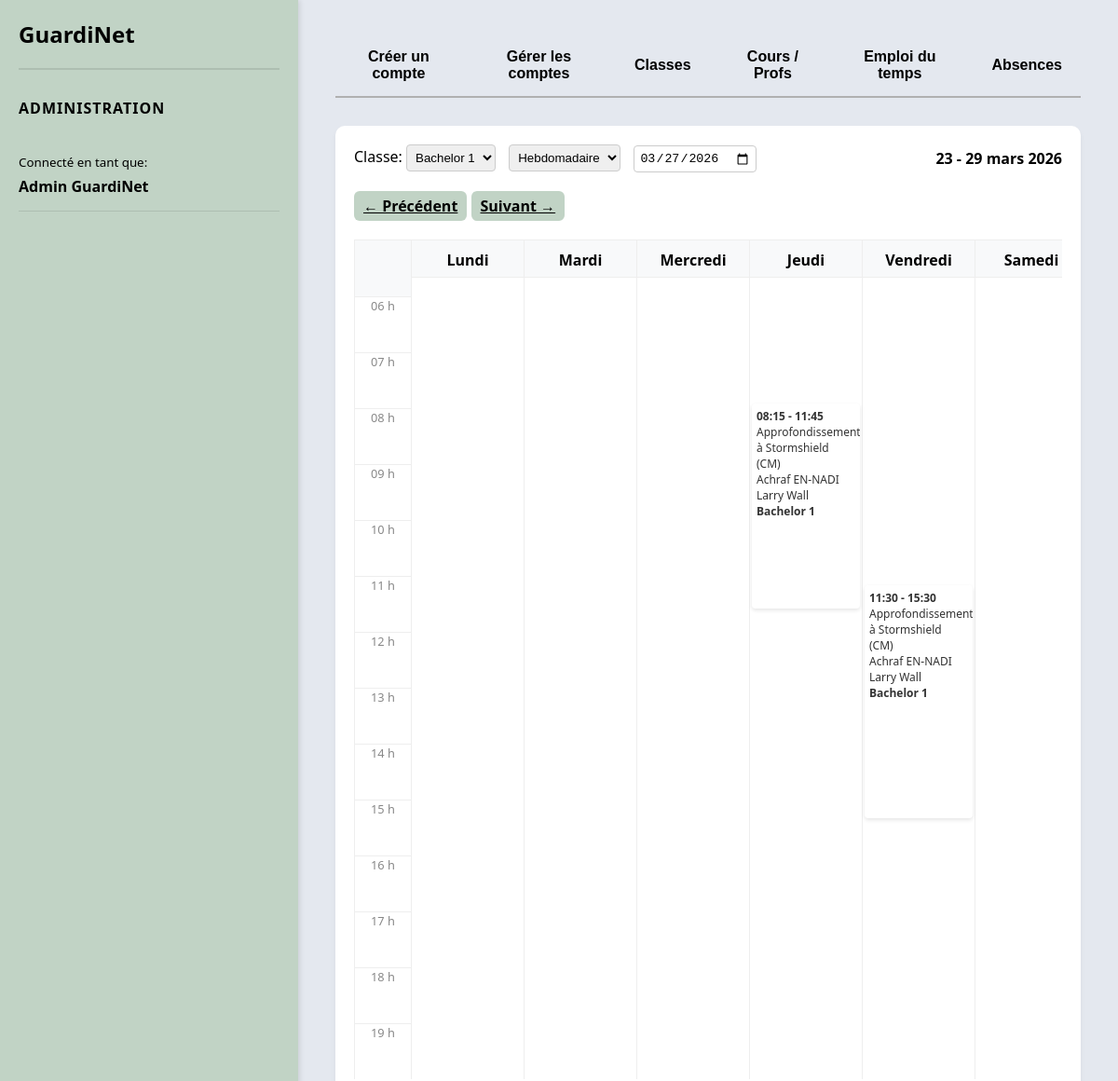
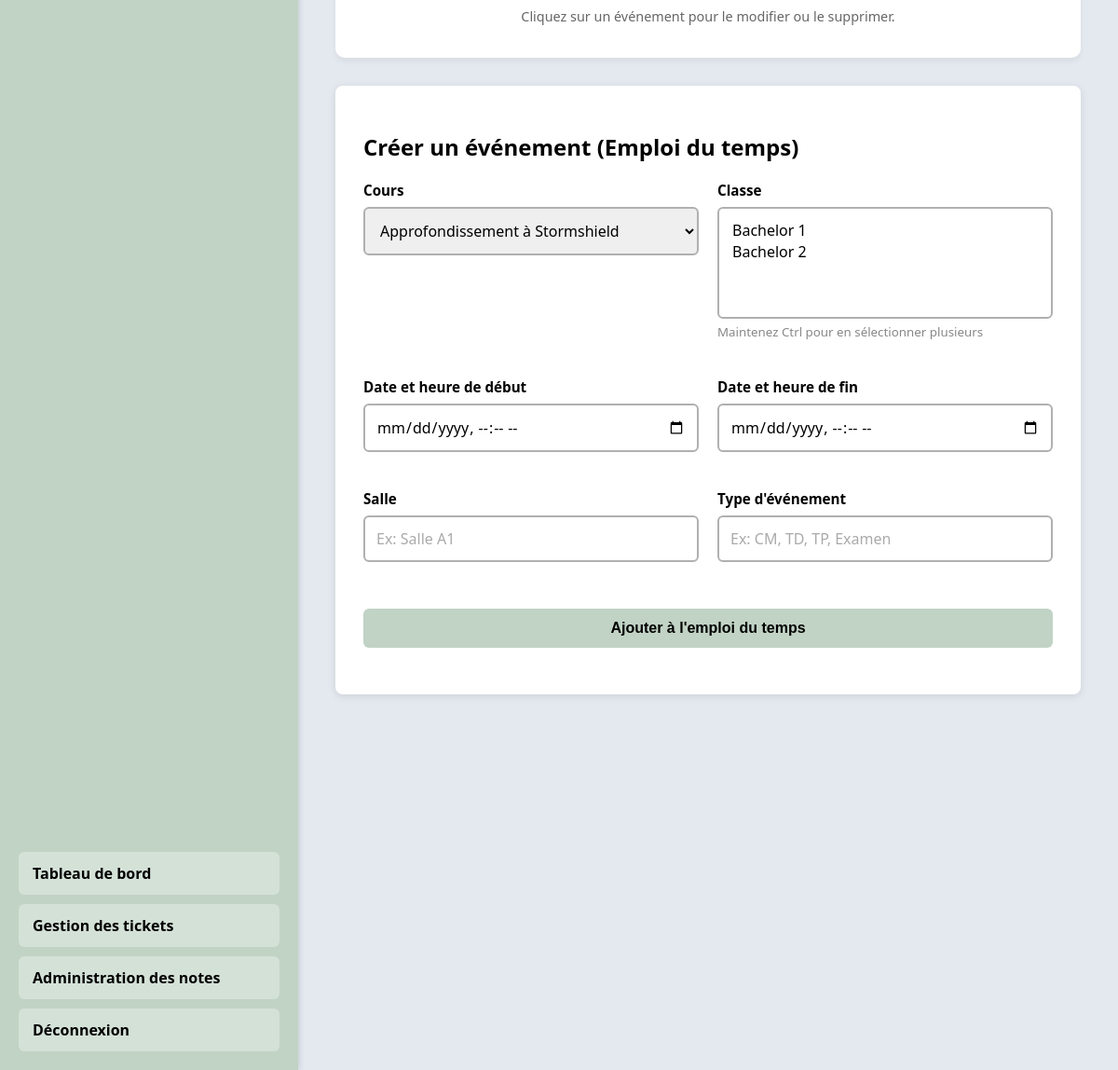
The page /admin?tab=edt&view=hebdo&date=2026-03-27&class_id=1 (signed in) on the database its author committed (2 pictures, top to bottom).
### app/models.py (models this page shows, shortened)
class User(UserMixin, db.Model):
    __tablename__ = 'users'
    id = db.Column(db.Integer, primary_key=True)
    user_id = db.Column(db.String(12), unique=True, nullable=False, index=True)  # Random 10-12 char ID
    firstname = db.Column(db.String(100), nullable=False)
    lastname = db.Column(db.String(100), nullable=False)
    email = db.Column(db.String(120), unique=True, nullable=False, index=True)
    password_hash = db.Column(db.String(255), nullable=False)
    role = db.Column(db.String(20), nullable=False, default='student')  # student, teacher, admin
    class_id = db.Column(db.Integer, db.ForeignKey('classes.id'), nullable=True)  # For students
    is_active = db.Column(db.Boolean, default=True)
    is_password_temporary = db.Column(db.Boolean, default=False)  # Temporary password flag
    profile_pic = db.Column(db.String(255), nullable=True, default='default.jpg')
    created_at = db.Column(db.DateTime, default=datetime.utcnow)
    updated_at = db.Column(db.DateTime, default=datetime.utcnow, onupdate=datetime.utcnow)
    last_announcements_read_at = db.Column(db.DateTime, nullable=True)
    def get_full_name(self):
        return f"{self.firstname} {self.lastname}"

class ScheduleEvent(db.Model):
    __tablename__ = 'schedules'
    id = db.Column(db.Integer, primary_key=True)
    course_id = db.Column(db.Integer, db.ForeignKey('courses.id'), nullable=False)
    class_id = db.Column(db.Integer, db.ForeignKey('classes.id'), nullable=False)
    start_time = db.Column(db.DateTime, nullable=False)
    end_time = db.Column(db.DateTime, nullable=False)
    room = db.Column(db.String(50))
    event_type = db.Column(db.String(50))  # e.g. "CM", "TD", "Exam"

class ClassGroup(db.Model):
    __tablename__ = 'classes'
    id = db.Column(db.Integer, primary_key=True)
    name = db.Column(db.String(50), nullable=False, unique=True)
    students = db.relationship('User', backref='class_group', lazy=True)
    schedules = db.relationship('ScheduleEvent', backref='class_group', lazy=True)

### app/routes/main.py (the view, shortened to what this page needs)
@main_bp.route('/admin', methods=['GET', 'POST'])
@login_required
@admin_required
def admin_panel():
    active_tab = request.args.get('tab', 'create')
    classes = ClassGroup.query.all()
    students = User.query.filter_by(role='student').all()
    teachers = User.query.filter_by(role='teacher').all()
    courses = Course.query.all()
    view = request.args.get('view', 'hebdo')
    date_str = request.args.get('date')
    selected_class_id = request.args.get('class_id', type=int)
    if date_str:
        try:
            ref_date = datetime.strptime(date_str, '%Y-%m-%d').date()
        except ValueError:
            ref_date = date.today()
    else:
        ref_date = date.today()
        if ref_date.weekday() == 6:
            ref_date += timedelta(days=1)
    if view == 'jour':
        start_date = ref_date
        end_date = ref_date
        prev_date = ref_date - timedelta(days=1)
        next_date = ref_date + timedelta(days=1)
        date_label = f"{JOURS[ref_date.weekday()]} {ref_date.day} {MOIS[ref_date.month]} {ref_date.year}"
        days_to_show = [ref_date]
    else:
        start_date = ref_date - timedelta(days=ref_date.weekday())
        end_date = start_date + timedelta(days=6)
        prev_date = ref_date - timedelta(days=7)
        next_date = ref_date + timedelta(days=7)
        if start_date.month == end_date.month:
            date_label = f"{start_date.day} - {end_date.day} {MOIS[start_date.month]} {start_date.year}"
        else:
            date_label = f"{start_date.day} {MOIS[start_date.month]} - {end_date.day} {MOIS[end_date.month]} {start_date.year}"
        days_to_show = [start_date + timedelta(days=i) for i in range(7)]
    start_dt = datetime.combine(start_date, datetime.min.time())
    end_dt = datetime.combine(end_date, datetime.max.time())
    schedules = []
    if not selected_class_id and classes:
        selected_class_id = classes[0].id
    if selected_class_id:
        schedules = ScheduleEvent.query.filter(
            ScheduleEvent.class_id == selected_class_id,
            ScheduleEvent.start_time >= start_dt,
            ScheduleEvent.start_time <= end_dt
        ).all()
    schedule_days_dict = {d: [] for d in days_to_show}
    for event in schedules:
        e_date = event.start_time.date()
        if e_date in schedule_days_dict:
            start_hour, start_min = event.start_time.hour, event.start_time.minute
            end_hour, end_min = event.end_time.hour, event.end_time.minute
            duration_mins = (end_hour * 60 + end_min) - (start_hour * 60 + start_min)
            top_px = (start_hour - 6) * 60 + start_min
            time_str = f"{event.start_time.strftime('%H:%M')} - {event.end_time.strftime('%H:%M')}"
            colors = ["event-blue", "event-green", "event-red", "event-yellow", "event-purple", "event-orange"]
            color_idx = event.course_id % len(colors) if event.course_id else 0
            color_class = colors[color_idx]
            if current_user.role == 'teacher':
                teacher_name = event.class_group.name if event.class_group else "Classe"
            else:
                teacher_name = "Inconnu"
                if event.course and event.course.prof:
                    teacher_name = f"{event.course.prof.firstname} {event.course.prof.lastname}"
            title = event.course.name if event.course else "Cours"
            if event.event_type:
                title += f" ({event.event_type})"
            schedule_days_dict[e_date].append({
                'id': event.id,
                'course_id': event.course_id,
                'class_id': event.class_id,
                'class_name': event.class_group.name if event.class_group else "Sans classe",
                'time_str': time_str,
                'title': title,
                'teacher': teacher_name,
                'location': event.room or "Non défini",
                'top_px': top_px,
                'height_px': duration_mins,
                'color_class': color_class,
                'start_time': event.start_time.strftime('%Y-%m-%dT%H:%M'),
                'end_time': event.end_time.strftime('%Y-%m-%dT%H:%M'),
                'event_type': event.event_type or '',
                'room': event.room or ''
            })
    ordered_schedule_days = []
    for d in days_to_show:
        if view == 'jour':
            day_name_str = f"{JOURS[d.weekday()]} {d.day:02d}/{d.month:02d}"
        else:
            day_name_str = JOURS[d.weekday()]
        d_events = schedule_days_dict[d]
        ordered_schedule_days.append({
            'name': day_name_str,
            'events': d_events
        })
    all_users = User.query.all()
    all_absences = Absence.query.all()
    return render_template('admin.html', users=all_users, active_tab=active_tab, classes=classes, students=students, teachers=teachers, courses=courses, absences=all_absences,
                           schedule_days=ordered_schedule_days, view=view, date_label=date_label,
                           current_date=ref_date.strftime('%Y-%m-%d'), prev_date=prev_date.strftime('%Y-%m-%d'),
                           next_date=next_date.strftime('%Y-%m-%d'), selected_class_id=selected_class_id)

### app/templates/admin.html (shortened to what this page needs)
<!DOCTYPE html>
<html lang="fr">
<head>
    <link rel="stylesheet" href="{{ url_for('static', filename='css/auth.css') }}">
    <link rel="stylesheet" href="{{ url_for('static', filename='css/admin.css') }}">
</head>
<body>
    <div class="admin-container">
        <aside class="admin-sidebar">
            <div class="admin-logo">
                <span> GuardiNet</span>
            </div>
            <div style="flex-grow: 1;">
                <h2>Administration</h2>
                <div style="padding: 15px 0; border-bottom: 1px solid rgba(0,0,0,0.1);">
                    <small style="color: var(--text-color);">Connecté en tant que:</small>
                    <p style="margin: 5px 0 0 0; font-weight: 600;">{{ current_user.get_full_name() }}</p>
                </div>
            </div>
            <nav class="admin-nav">
                <a href="/dashboard" class="admin-nav-item">
                    Tableau de bord
                </a>
                <a href="/admin/tickets" class="admin-nav-item">
                    Gestion des tickets
                </a>                <a href="/admin/notes" class="admin-nav-item">
                    Administration des notes
                </a>                <a href="/logout" class="admin-nav-item">
                    Déconnexion
                </a>
            </nav>
        </aside>
        <main class="admin-main">
            <div class="admin-tabs">
                <button class="admin-tab-btn {% if active_tab == 'create' %}active{% endif %}" onclick="openTab(event, 'create-tab')">
                    Créer un compte
                </button>
                <button class="admin-tab-btn {% if active_tab == 'users' %}active{% endif %}" onclick="openTab(event, 'users-tab')">
                    Gérer les comptes
                </button>
                <button class="admin-tab-btn" onclick="openTab(event, 'classes-tab')">Classes</button>
                <button class="admin-tab-btn" onclick="openTab(event, 'courses-tab')">Cours / Profs</button>
                <button class="admin-tab-btn" onclick="openTab(event, 'edt-tab')">Emploi du temps</button>
                <button class="admin-tab-btn {% if active_tab == 'absences' %}active{% endif %}" onclick="openTab(event, 'absences-tab')">Absences</button>
            </div>
            <div id="edt-tab" class="admin-tab-content {% if active_tab == 'edt' %}active{% endif %}">
                <div class="admin-cal-container">
                    <div class="admin-cal-toolbar">
                        <div>
                            <form method="GET" action="/admin" style="display:inline-block;">
                                <label for="view_class_id">Classe:</label>
                                <select name="class_id" id="view_class_id" onchange="this.form.submit()" style="padding:5px; border-radius:4px; border:1px solid #ccc;">
                                    {% for c in classes %}
                                    <option value="{{ c.id }}" {% if c.id == selected_class_id %}selected{% endif %}>{{ c.name }}</option>
                                    {% endfor %}
                                </select>
                                <select name="view" onchange="this.form.submit()" style="padding:5px; border-radius:4px; border:1px solid #ccc; margin-left: 10px;">
                                    <option value="hebdo" {% if view == 'hebdo' %}selected{% endif %}>Hebdomadaire</option>
                                </select>
                                <input type="date" name="date" value="{{ current_date }}" onchange="this.form.submit()" style="padding:5px; border-radius:4px; border:1px solid #ccc; margin-left: 10px;">
                            </form>
                        </div>
                        <div style="font-weight: bold;">{{ date_label }}</div>
                        <div>
                            <a href="/admin?tab=edt&view={{ view }}&date={{ prev_date }}&class_id={{ selected_class_id }}" class="btn-submit" style="padding: 5px 10px; width: auto; display: inline-block;">&larr; Précédent</a>
                            <a href="/admin?tab=edt&view={{ view }}&date={{ next_date }}&class_id={{ selected_class_id }}" class="btn-submit" style="padding: 5px 10px; width: auto; display: inline-block;">Suivant &rarr;</a>
                        </div>
                    </div>
                    <div class="admin-cal-grid">
                        <div class="admin-cal-time-col">
                            <div class="admin-cal-day-header" style="height: 40px;"></div>
                            {% for h in range(6, 22) %}
                            <div class="admin-time-slot">{{ "%02d h"|format(h) }}</div>
                            {% endfor %}
                        </div>
                        {% for day in schedule_days %}
                        <div class="admin-cal-day-col">
                            <div class="admin-cal-day-header" style="height: 40px; box-sizing: border-box;">{{ day.name }}</div>
                            <div style="position: relative; height: 900px;">
                                {% for event in day.events %}
                                <div class="admin-cal-event {{ event.color_class }}"
                                     style="top: {{ event.top_px }}px; height: {{ event.height_px }}px;"
                                     onclick='editSchedule({{ event.id }}, "{{ event.course_id }}", "{{ event.class_id }}", "{{ event.start_time }}", "{{ event.end_time }}", {{ event.room|tojson|safe }}, {{ event.event_type|tojson|safe }})'>
                                    <strong>{{ event.time_str }}</strong><br>
                                    {{ event.title }}<br>
                                    {{ event.teacher }}<br>
                                    {{ event.location }}<br>
                                    <b>{{ event.class_name }}</b>
                                </div>
                                {% endfor %}
                            </div>
                        </div>
                        {% endfor %}
                    </div>
                    <p style="text-align: center; margin-top: 10px; color: #666; font-size: 0.9em;">Cliquez sur un événement pour le modifier ou le supprimer.</p>
                </div>
                <div class="admin-card">
                    <h2>Créer un événement (Emploi du temps)</h2>
                    <form method="POST" action="/admin/infrastructure">
                        <div class="form-row">
                            <div class="form-group">
                                <label for="sched_course_id">Cours</label>
                                <select id="sched_course_id" name="course_id" required>
                                    {% for course in courses %}
                                    <option value="{{ course.id }}">{{ course.name }}</option>
                                    {% endfor %}
                                </select>
                            </div>
                            <div class="form-group">
                                <label for="sched_class_id">Classe</label>
                                <select id="sched_class_id" name="class_id" required multiple size="4">
                                    {% for c in classes %}
                                    <option value="{{ c.id }}">{{ c.name }}</option>
                                    {% endfor %}
                                </select>
                                <small style="display:block;margin-top:5px;color:#888;">Maintenez Ctrl pour en sélectionner plusieurs</small>
                            </div>
                        </div>
                        <div class="form-row">
                            <div class="form-group">
                                <label for="start_time">Date et heure de début</label>
                                <input type="datetime-local" id="start_time" name="start_time" required>
                            </div>
                            <div class="form-group">
                                <label for="end_time">Date et heure de fin</label>
                                <input type="datetime-local" id="end_time" name="end_time" required>
                            </div>
                        </div>
                        <div class="form-row">
                            <div class="form-group">
                                <label for="room">Salle</label>
                                <input type="text" id="room" name="room" placeholder="Ex: Salle A1" required>
                            </div>
                            <div class="form-group">
                                <label for="event_type">Type d'événement</label>
                                <input type="text" id="event_type" name="event_type" placeholder="Ex: CM, TD, TP, Examen" required>
                            </div>
                        </div>
                        <div class="form-row full">
                            <button type="submit" class="btn-submit">Ajouter à l'emploi du temps</button>
                        </div>
                    </form>
                </div>
            </div>
        </main>
    </div>
</body>
</html>

### rows shown on the page
User: get_full_name "Admin GuardiNet"
ScheduleEvent: location "Larry Wall"
ClassGroup: class_name "Bachelor 1" "Bachelor 1", {{ c.id }} 1 (drawn)
ScheduleEvent: location "Larry Wall"

### other values the page prints
{{ date_label }} "23 - 29 mars 2026"
{{ "%02d h"|format(h) }} "06 h" "07 h" "08 h" "09 h" "10 h" "11 h" "12 h" "13 h" "14 h" "15 h" "16 h" "17 h" "18 h" "19 h"
{{ day.name }} "Lundi" "Mardi" "Mercredi" "Jeudi" "Vendredi" "Samedi"
{{ event.time_str }} "08:15 - 11:45" "11:30 - 15:30"
{{ event.title }} "Approfondissement à Stormshield (CM)" "Approfondissement à Stormshield (CM)"
{{ event.teacher }} "Achraf EN-NADI" "Achraf EN-NADI"
form field class_id "Bachelor 1"
form field course_id "Approfondissement à Stormshield"
